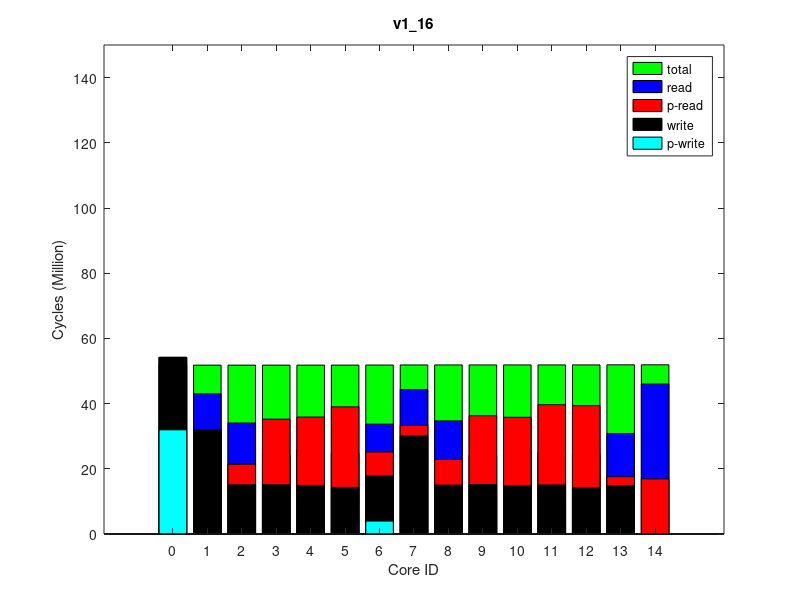

MATLAB code for this plot:
times(1, :, :) = [
0, 52509098, 0
1177, 52535039, 0
6291849, 52536061, 0
20127767, 52537902, 0
3178092, 52592240, 0
7331983, 52567579, 0
24716467, 52543056, 0
20965823, 52541949, 0
7860453, 52595123, 0
21076820, 52596944, 0
20983674, 52599141, 0
24599190, 52601443, 0
16192233, 52640168, 0
2653143, 52634352, 0
25225461, 52605012, 0
];
times(2, :, :) = [
0, 52505393, 0
1187, 52531265, 0
6295716, 52532305, 0
20116284, 52534113, 0
3175406, 52588375, 0
7329714, 52563716, 0
24709694, 52539228, 0
20959487, 52538090, 0
7854955, 52591206, 0
21077071, 52593072, 0
20980578, 52595264, 0
24598844, 52597554, 0
16993083, 52636252, 0
2702213, 52630355, 0
25213895, 52601073, 0
];
times(3, :, :) = [
0, 52507982, 0
1182, 52533866, 0
6296676, 52534930, 0
20124407, 52536766, 0
3178824, 52591042, 0
7333140, 52566449, 0
24712426, 52541909, 0
20961452, 52540763, 0
7859416, 52593926, 0
21085417, 52595778, 0
20981043, 52597962, 0
24600054, 52600293, 0
16995094, 52639013, 0
2704124, 52633138, 0
25204183, 52603847, 0
];
times(4, :, :) = [
0, 52506635, 0
1186, 52532555, 0
6293483, 52533587, 0
20113484, 52535421, 0
3172378, 52589771, 0
7328368, 52565169, 0
24713559, 52540576, 0
20961482, 52539434, 0
7860336, 52592678, 0
21079163, 52594496, 0
20980391, 52596671, 0
24598775, 52599008, 0
16993723, 52637755, 0
2703558, 52631866, 0
25205878, 52602552, 0
];
times(5, :, :) = [
0, 52508735, 0
1180, 52534659, 0
6297302, 52535691, 0
20128602, 52537517, 0
3175394, 52591813, 0
7331761, 52567173, 0
24714724, 52542612, 0
20961107, 52541477, 0
7861115, 52594621, 0
21079513, 52596431, 0
20983621, 52598617, 0
24599560, 52600953, 0
16994777, 52639681, 0
2703579, 52633781, 0
25215968, 52604472, 0
];
times(6, :, :) = [
0, 52507618, 0
1180, 52533531, 0
6293181, 52534542, 0
20119824, 52536372, 0
3179690, 52590695, 0
7331438, 52566091, 0
24708885, 52541480, 0
20961477, 52540370, 0
7857952, 52593489, 0
21072616, 52595313, 0
20980892, 52597487, 0
24598499, 52599847, 0
16994039, 52638577, 0
2703591, 52632678, 0
25209451, 52603356, 0
];
times(7, :, :) = [
0, 52502316, 0
1188, 52528227, 0
6288128, 52529270, 0
20115602, 52531099, 0
3172863, 52585424, 0
7328737, 52560840, 0
24707522, 52536281, 0
20958011, 52535143, 0
7855546, 52588278, 0
21069057, 52590114, 0
20976133, 52592330, 0
24596705, 52594657, 0
16988530, 52633398, 0
2698684, 52627509, 0
25205940, 52598190, 0
];
times(8, :, :) = [
0, 52507577, 0
1232, 52533553, 0
6288878, 52534578, 0
20116241, 52536410, 0
3177479, 52590775, 0
7330908, 52566191, 0
24711540, 52541515, 0
20962230, 52540414, 0
7863217, 52593631, 0
21078195, 52595452, 0
20981073, 52597626, 0
24599103, 52599934, 0
16993998, 52638674, 0
2700864, 52632765, 0
25208822, 52603455, 0
];
times(9, :, :) = [
0, 52508190, 0
1184, 52534099, 0
6297943, 52535110, 0
20118700, 52536938, 0
3178728, 52591258, 0
7333087, 52566642, 0
24706213, 52542113, 0
20960866, 52540972, 0
7862864, 52594105, 0
21078089, 52595916, 0
20981358, 52598108, 0
24596988, 52600425, 0
16994622, 52639140, 0
2703391, 52633247, 0
25209261, 52603978, 0
];
times(10, :, :) = [
0, 52502983, 0
1188, 52528965, 0
6291197, 52529951, 0
20115522, 52531784, 0
3172558, 52586148, 0
7327675, 52561492, 0
24709595, 52536900, 0
20958253, 52535797, 0
7856445, 52588985, 0
21076082, 52590804, 0
20977176, 52592973, 0
24594636, 52595338, 0
16989911, 52634064, 0
2699337, 52628166, 0
25207842, 52598873, 0
];
ave_times = round(squeeze(mean(times)));
format long g, ave_times
std_times = round(squeeze(std(times)));
format long g, std_times
polling_read_times = ave_times;
times(1, :, :) = [
31963933, 55138762, 0
0, 55165509, 0
0, 55166480, 0
0, 55168249, 0
0, 55224230, 0
3964384, 55198789, 0
0, 55173386, 0
0, 55172302, 0
0, 55227085, 0
0, 55228860, 0
0, 55231058, 0
0, 55233311, 0
0, 55271361, 0
0, 55267294, 0
0, 55236911, 0
];
times(2, :, :) = [
31958556, 55134722, 0
0, 55161488, 0
0, 55162444, 0
0, 55164197, 0
0, 55220178, 0
3967857, 55194734, 0
0, 55169383, 0
0, 55168265, 0
0, 55223024, 0
0, 55224815, 0
0, 55227027, 0
0, 55229289, 0
0, 55267266, 0
0, 55263174, 0
0, 55232844, 0
];
times(3, :, :) = [
31961931, 55137915, 0
0, 55164638, 0
0, 55165624, 0
0, 55167368, 0
0, 55223218, 0
3964735, 55197766, 0
0, 55172484, 0
0, 55171380, 0
0, 55226019, 0
0, 55227770, 0
0, 55229964, 0
0, 55232217, 0
0, 55270272, 0
0, 55266177, 0
0, 55235780, 0
];
times(4, :, :) = [
31959931, 55137262, 0
0, 55164041, 0
0, 55165015, 0
0, 55166783, 0
0, 55222818, 0
3962355, 55197364, 0
0, 55171941, 0
0, 55170811, 0
0, 55225632, 0
0, 55227429, 0
0, 55229629, 0
0, 55231884, 0
0, 55269941, 0
0, 55265854, 0
0, 55235491, 0
];
times(5, :, :) = [
31959662, 55135513, 0
0, 55162251, 0
0, 55163228, 0
0, 55165022, 0
0, 55221008, 0
3963559, 55195548, 0
0, 55170169, 0
0, 55169051, 0
0, 55223813, 0
0, 55225581, 0
0, 55227799, 0
0, 55230075, 0
0, 55268107, 0
0, 55264022, 0
0, 55233651, 0
];
times(6, :, :) = [
31964086, 55139423, 0
0, 55166179, 0
0, 55167151, 0
0, 55168917, 0
0, 55224901, 0
3966379, 55199444, 0
0, 55174080, 0
0, 55172970, 0
0, 55227710, 0
0, 55229490, 0
0, 55231722, 0
0, 55233992, 0
0, 55272007, 0
0, 55267938, 0
0, 55237535, 0
];
times(7, :, :) = [
31961556, 55136533, 0
0, 55163296, 0
0, 55164265, 0
0, 55166038, 0
0, 55221919, 0
3964053, 55196458, 0
0, 55171200, 0
0, 55170083, 0
0, 55224724, 0
0, 55226515, 0
0, 55228725, 0
0, 55230990, 0
0, 55268982, 0
0, 55264893, 0
0, 55234543, 0
];
times(8, :, :) = [
31959804, 55136275, 0
0, 55163022, 0
0, 55163969, 0
0, 55165729, 0
0, 55221655, 0
3963609, 55196193, 0
0, 55170884, 0
0, 55169754, 0
0, 55224440, 0
0, 55226229, 0
0, 55228424, 0
0, 55230670, 0
0, 55268712, 0
0, 55264603, 0
0, 55234231, 0
];
times(9, :, :) = [
31961568, 55137741, 0
0, 55164522, 0
0, 55165493, 0
0, 55167259, 0
0, 55223145, 0
3965023, 55197706, 0
0, 55172400, 0
0, 55171306, 0
0, 55225975, 0
0, 55227750, 0
0, 55229956, 0
0, 55232215, 0
0, 55270283, 0
0, 55266206, 0
0, 55235820, 0
];
times(10, :, :) = [
31958408, 55135516, 0
0, 55162276, 0
0, 55163238, 0
0, 55165022, 0
0, 55220928, 0
3966266, 55195470, 0
0, 55170119, 0
0, 55169021, 0
0, 55223725, 0
0, 55225498, 0
0, 55227687, 0
0, 55229945, 0
0, 55267947, 0
0, 55263852, 0
0, 55233455, 0
];
ave_times = round(squeeze(mean(times)));
format long g, ave_times
std_times = round(squeeze(std(times)));
format long g, std_times
polling_write_times = ave_times;
times(1, :, :) = [
0, 78604070, 0
11100862, 78631602, 64000
18954024, 78683993, 128000
9313078, 78697908, 64000
14172126, 79010752, 64000
15846508, 78983684, 128000
10451984, 78858744, 64000
10944631, 78779268, 64000
19685570, 79064758, 128000
9036095, 79080072, 64000
10634160, 79159732, 64000
10010028, 79240868, 64000
45507542, 79458729, 250000
15961775, 79444933, 128000
10464022, 79323018, 64000
];
times(2, :, :) = [
0, 78349272, 0
11100334, 78376777, 64000
18958659, 78428759, 128000
9325827, 78442765, 64000
14176081, 78754665, 64000
15852501, 78727408, 128000
10463875, 78603038, 64000
10957721, 78524146, 64000
19691760, 78808433, 128000
9041203, 78823785, 64000
10638289, 78903093, 64000
10011373, 78983996, 64000
46076593, 79200967, 250000
15960583, 79187177, 128000
10467121, 79065767, 64000
];
times(3, :, :) = [
0, 78349350, 0
11099383, 78376941, 64000
18960291, 78428944, 128000
9327780, 78442952, 64000
14171550, 78754977, 64000
15848288, 78727881, 128000
10464841, 78603355, 64000
10961512, 78524253, 64000
19692491, 78808868, 128000
9042169, 78824242, 64000
10636089, 78903758, 64000
10012704, 78984505, 64000
46077808, 79201471, 250000
15960586, 79187683, 128000
10466942, 79066242, 64000
];
times(4, :, :) = [
0, 78351044, 0
11101227, 78378619, 64000
18961499, 78430842, 128000
9325488, 78444728, 64000
14168819, 78756701, 64000
15847422, 78729542, 128000
10466609, 78604912, 64000
10956023, 78525952, 64000
19691065, 78810471, 128000
9039295, 78825686, 64000
10638536, 78905304, 64000
10011728, 78986035, 64000
46078224, 79203008, 250000
15962081, 79189220, 128000
10467651, 79067811, 64000
];
times(5, :, :) = [
0, 78351267, 0
11101870, 78378760, 64000
18954389, 78430959, 128000
9327000, 78444866, 64000
14175662, 78756857, 64000
15851426, 78729769, 128000
10463930, 78605248, 64000
10956450, 78526042, 64000
19691650, 78810642, 128000
9042683, 78825920, 64000
10638350, 78905440, 64000
10013508, 78986245, 64000
46079048, 79203174, 250000
15963603, 79189380, 128000
10465734, 79067949, 64000
];
times(6, :, :) = [
0, 78350793, 0
11098359, 78378265, 64000
18958472, 78430483, 128000
9324534, 78444497, 64000
14169585, 78756420, 64000
15847731, 78729169, 128000
10464180, 78604687, 64000
10956755, 78525655, 64000
19694303, 78810301, 128000
9039389, 78825672, 64000
10638699, 78904960, 64000
10012149, 78985920, 64000
46078987, 79202936, 250000
15963160, 79189146, 128000
10466899, 79067732, 64000
];
times(7, :, :) = [
0, 78346715, 0
11099718, 78374345, 64000
18947143, 78426192, 128000
9326463, 78440128, 64000
14175315, 78752251, 64000
15852599, 78724947, 128000
10464903, 78600425, 64000
10956730, 78521419, 64000
19693595, 78805737, 128000
9040469, 78821037, 64000
10638381, 78900567, 64000
10011282, 78981374, 64000
46074592, 79198419, 250000
15960678, 79184613, 128000
10466226, 79063127, 64000
];
times(8, :, :) = [
0, 78344698, 0
11099225, 78372234, 64000
18948738, 78424452, 128000
9325082, 78438513, 64000
14171733, 78750364, 64000
15851487, 78723304, 128000
10463234, 78598858, 64000
10955431, 78519860, 64000
19692194, 78804193, 128000
9039976, 78819430, 64000
10638507, 78898992, 64000
10014075, 78979954, 64000
46072798, 79196804, 250000
15958063, 79183006, 128000
10466129, 79061567, 64000
];
times(9, :, :) = [
0, 78341594, 0
11099178, 78369043, 64000
18955825, 78421256, 128000
9324500, 78435160, 64000
14176090, 78747585, 64000
15850354, 78720323, 128000
10462643, 78595691, 64000
10958236, 78516555, 64000
19688670, 78801409, 128000
9040958, 78816689, 64000
10638479, 78896197, 64000
10011933, 78977087, 64000
46069137, 79194018, 250000
15956157, 79180232, 128000
10467904, 79058739, 64000
];
times(10, :, :) = [
0, 78346257, 0
11100703, 78373715, 64000
18950543, 78426042, 128000
9326911, 78439992, 64000
14169347, 78752002, 64000
15849858, 78724968, 128000
10463699, 78600422, 64000
10957274, 78521303, 64000
19692313, 78805811, 128000
9038383, 78821114, 64000
10638835, 78900435, 64000
10013583, 78981376, 64000
46074362, 79198286, 250000
15962185, 79184492, 128000
10466843, 79063045, 64000
];
ave_times = round(squeeze(mean(times)));
format long g, ave_times
std_times = round(squeeze(std(times)));
format long g, std_times
read_times = ave_times;
times(1, :, :) = [
0, 51773930, 0
0, 51799794, 0
0, 51800764, 0
0, 51802502, 0
0, 51856058, 0
0, 51831530, 0
0, 51807511, 0
0, 51806528, 0
0, 51858925, 0
0, 51860656, 0
0, 51862802, 0
0, 51865037, 0
0, 51902539, 0
0, 51897765, 0
0, 51868517, 0
];
times(2, :, :) = [
0, 51774015, 0
0, 51799902, 0
0, 51800863, 0
0, 51802611, 0
0, 51856257, 0
0, 51831712, 0
0, 51807563, 0
0, 51806560, 0
0, 51859079, 0
0, 51860805, 0
0, 51862946, 0
0, 51865157, 0
0, 51902703, 0
0, 51897924, 0
0, 51868680, 0
];
times(3, :, :) = [
0, 51777895, 0
0, 51803767, 0
0, 51804722, 0
0, 51806452, 0
0, 51860091, 0
0, 51835524, 0
0, 51811393, 0
0, 51810377, 0
0, 51862876, 0
0, 51864611, 0
0, 51866725, 0
0, 51868953, 0
0, 51906527, 0
0, 51901706, 0
0, 51872458, 0
];
times(4, :, :) = [
0, 51777161, 0
0, 51803012, 0
0, 51803970, 0
0, 51805695, 0
0, 51859349, 0
0, 51834835, 0
0, 51810650, 0
0, 51809642, 0
0, 51862146, 0
0, 51863877, 0
0, 51866021, 0
0, 51868210, 0
0, 51905770, 0
0, 51900984, 0
0, 51871730, 0
];
times(5, :, :) = [
0, 51774011, 0
0, 51799897, 0
0, 51800863, 0
0, 51802601, 0
0, 51856275, 0
0, 51831725, 0
0, 51807567, 0
0, 51806585, 0
0, 51859102, 0
0, 51860839, 0
0, 51862994, 0
0, 51865199, 0
0, 51902734, 0
0, 51897923, 0
0, 51868703, 0
];
times(6, :, :) = [
0, 51776479, 0
0, 51802320, 0
0, 51803283, 0
0, 51805017, 0
0, 51858709, 0
0, 51834181, 0
0, 51810020, 0
0, 51808990, 0
0, 51861499, 0
0, 51863234, 0
0, 51865369, 0
0, 51867605, 0
0, 51905089, 0
0, 51900286, 0
0, 51871076, 0
];
times(7, :, :) = [
0, 51775043, 0
0, 51800895, 0
0, 51801857, 0
0, 51803592, 0
0, 51857209, 0
0, 51832640, 0
0, 51808577, 0
0, 51807574, 0
0, 51860012, 0
0, 51861762, 0
0, 51863931, 0
0, 51866133, 0
0, 51903670, 0
0, 51898899, 0
0, 51869697, 0
];
times(8, :, :) = [
0, 51774389, 0
0, 51800223, 0
0, 51801175, 0
0, 51802894, 0
0, 51856592, 0
0, 51832049, 0
0, 51807840, 0
0, 51806829, 0
0, 51859364, 0
0, 51861095, 0
0, 51863219, 0
0, 51865441, 0
0, 51902973, 0
0, 51898191, 0
0, 51868937, 0
];
times(9, :, :) = [
0, 51776198, 0
0, 51802066, 0
0, 51803019, 0
0, 51804762, 0
0, 51858434, 0
0, 51833942, 0
0, 51809724, 0
0, 51808752, 0
0, 51861256, 0
0, 51863003, 0
0, 51865128, 0
0, 51867338, 0
0, 51904860, 0
0, 51900043, 0
0, 51870864, 0
];
times(10, :, :) = [
0, 51770922, 0
0, 51796738, 0
0, 51797713, 0
0, 51799427, 0
0, 51853061, 0
0, 51828529, 0
0, 51804380, 0
0, 51803405, 0
0, 51855844, 0
0, 51857573, 0
0, 51859691, 0
0, 51861917, 0
0, 51899440, 0
0, 51894611, 0
0, 51865430, 0
];
ave_times = round(squeeze(mean(times)));
format long g, ave_times
std_times = round(squeeze(std(times)));
format long g, std_times
total_times = ave_times;
times(1, :, :) = [
54178789, 67379089, 64000
31907365, 67411697, 128000
15101731, 67412824, 64000
15113637, 67414926, 64000
30148178, 67483174, 128000
17848420, 67451759, 64000
14302883, 67420901, 64000
14920818, 67419506, 64000
15013433, 67486114, 64000
15194605, 67488220, 64000
14828443, 67490950, 64000
15065978, 67493536, 64000
0, 67534438, 0
15047839, 67534801, 64000
14137462, 67497441, 64000
];
times(2, :, :) = [
54178535, 67378835, 64000
31906931, 67411418, 128000
15100548, 67412560, 64000
15116463, 67414665, 64000
30145748, 67483033, 128000
17844202, 67451621, 64000
14302281, 67420606, 64000
14918054, 67419215, 64000
15009889, 67485976, 64000
15196098, 67488088, 64000
14824459, 67490795, 64000
15063438, 67493381, 64000
0, 67534323, 0
14852954, 67534670, 64000
14164946, 67497301, 64000
];
times(3, :, :) = [
54177349, 67377649, 64000
31905650, 67410254, 128000
15101204, 67411385, 64000
15115673, 67413510, 64000
30145117, 67481894, 128000
17844278, 67450466, 64000
14301797, 67419446, 64000
14919536, 67418042, 64000
15012034, 67484846, 64000
15197088, 67486953, 64000
14824907, 67489685, 64000
15062891, 67492286, 64000
0, 67533183, 0
14852823, 67533538, 64000
14167100, 67496180, 64000
];
times(4, :, :) = [
54177452, 67377752, 64000
31905754, 67410301, 128000
15101813, 67411434, 64000
15115460, 67413538, 64000
30147116, 67481984, 128000
17847904, 67450564, 64000
14301287, 67419534, 64000
14918556, 67418079, 64000
15009594, 67484937, 64000
15195341, 67487027, 64000
14826102, 67489739, 64000
15061516, 67492312, 64000
0, 67533209, 0
14853118, 67533576, 64000
14167179, 67496207, 64000
];
times(5, :, :) = [
54179268, 67379568, 64000
31908143, 67412198, 128000
15102151, 67413339, 64000
15114689, 67415453, 64000
30147653, 67483844, 128000
17847816, 67452441, 64000
14303579, 67421399, 64000
14921206, 67420006, 64000
15014657, 67486847, 64000
15195346, 67488970, 64000
14826330, 67491716, 64000
15063134, 67494297, 64000
0, 67535237, 0
14854203, 67535614, 64000
14165013, 67498242, 64000
];
times(6, :, :) = [
54177844, 67378144, 64000
31906815, 67410693, 128000
15099979, 67411831, 64000
15114450, 67413935, 64000
30147242, 67482217, 128000
17850334, 67450799, 64000
14300323, 67419889, 64000
14919358, 67418504, 64000
15012332, 67485182, 64000
15196175, 67487309, 64000
14824450, 67490055, 64000
15062166, 67492658, 64000
0, 67533574, 0
14854107, 67533937, 64000
14165669, 67496608, 64000
];
times(7, :, :) = [
54175807, 67376107, 64000
31905100, 67408720, 128000
15099683, 67409855, 64000
15115094, 67411977, 64000
30147589, 67480314, 128000
17848126, 67448869, 64000
14300348, 67417942, 64000
14919709, 67416557, 64000
15013751, 67483240, 64000
15193914, 67485345, 64000
14826636, 67488066, 64000
15063775, 67490628, 64000
0, 67531537, 0
14854366, 67531880, 64000
14167439, 67494541, 64000
];
times(8, :, :) = [
54177225, 67377525, 64000
31906346, 67410126, 128000
15100374, 67411265, 64000
15114582, 67413380, 64000
30148738, 67481650, 128000
17849403, 67450269, 64000
14302348, 67419354, 64000
14917234, 67417923, 64000
15012569, 67484620, 64000
15195377, 67486707, 64000
14825332, 67489463, 64000
15061255, 67492041, 64000
0, 67532948, 0
14853557, 67533299, 64000
14165025, 67495934, 64000
];
times(9, :, :) = [
54177534, 67377834, 64000
31906066, 67410390, 128000
15100831, 67411525, 64000
15112501, 67413630, 64000
30145678, 67481919, 128000
17847065, 67450525, 64000
14303068, 67419635, 64000
14921179, 67418211, 64000
15012321, 67484920, 64000
15193598, 67487045, 64000
14825649, 67489784, 64000
15063009, 67492375, 64000
0, 67533278, 0
14852795, 67533647, 64000
14165602, 67496288, 64000
];
times(10, :, :) = [
54178950, 67379250, 64000
31907636, 67411820, 128000
15101508, 67412966, 64000
15114150, 67415080, 64000
30148310, 67483363, 128000
17848524, 67451949, 64000
14301795, 67421019, 64000
14919835, 67419634, 64000
15011784, 67486311, 64000
15195626, 67488416, 64000
14825517, 67491129, 64000
15063179, 67493707, 64000
0, 67534603, 0
14853910, 67534966, 64000
14165169, 67497589, 64000
];
ave_times = round(squeeze(mean(times)));
format long g, ave_times
std_times = round(squeeze(std(times)));
format long g, std_times
write_times = ave_times;
mytitle = 'v1\_16';
order = [1 2 3 4 8 7 6 5 9 10 11 12 15 14 13];

total_times = total_times(:, 2)(order);

read_times = read_times(:, 1)(order);
write_times = write_times(:, 1)(order);

polling_read_times = polling_read_times(:, 1)(order);
polling_write_times = polling_write_times(:, 1)(order);

total_times /= 1000000;

read_times /= 1000000;
write_times /= 1000000;

polling_read_times /= 1000000;
polling_write_times /= 1000000;

% laying read on top of write
read_times += write_times;
polling_read_times += write_times;

figure(1);
clf()
% set(gcf, 'Position', get(0,'Screensize'));
% set(gcf,'units','normalized','outerposition',[0 0 1 1])
bar(0:14, total_times,'g');
hold on;
bar(0:14, read_times,'b');
bar(0:14, polling_read_times,'r');
bar(0:14, write_times,'k');
bar(0:14, polling_write_times,'c');
hold off

axis([-2 16 0 150])
% axis([-1 15])
set(gca,'XTick',0:14);
% set(gca,'xticklabel',{ '0'; '1'; '2'; '3'; '7'; '6'; '5'; '4'; '8'; '9'; '10'; '11'; '15'; '14'; '13' })

xlabel('Core ID')
ylabel('Cycles (Million)')

legend('total', 'read', 'p-read', 'write', 'p-write')
title(mytitle)
print(1, strcat(mytitle, '.png'))
